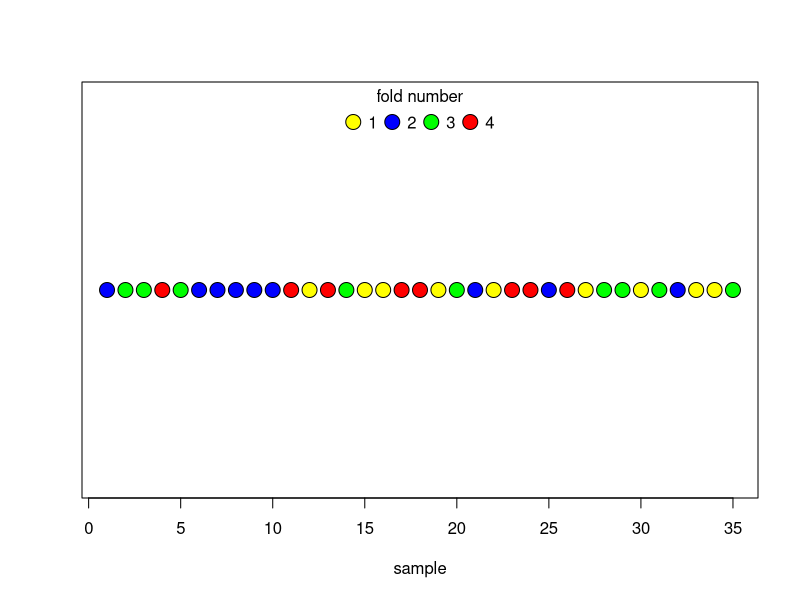
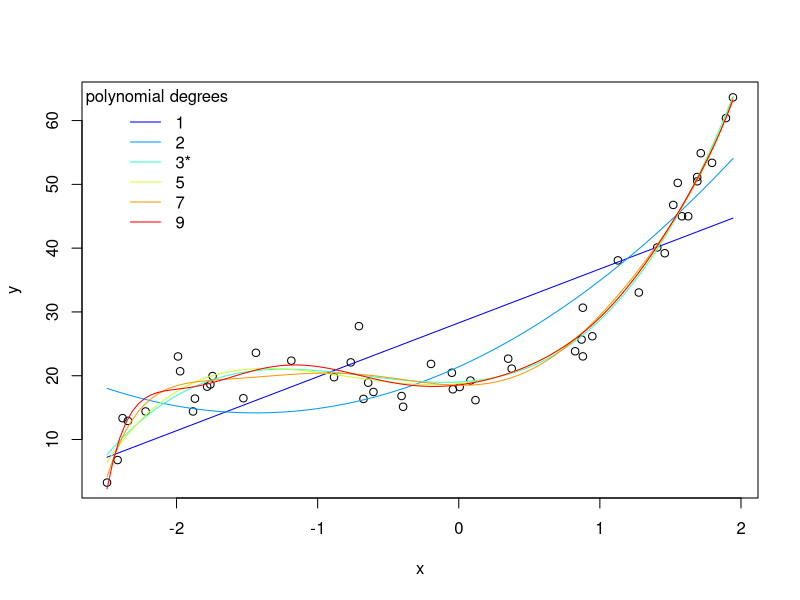
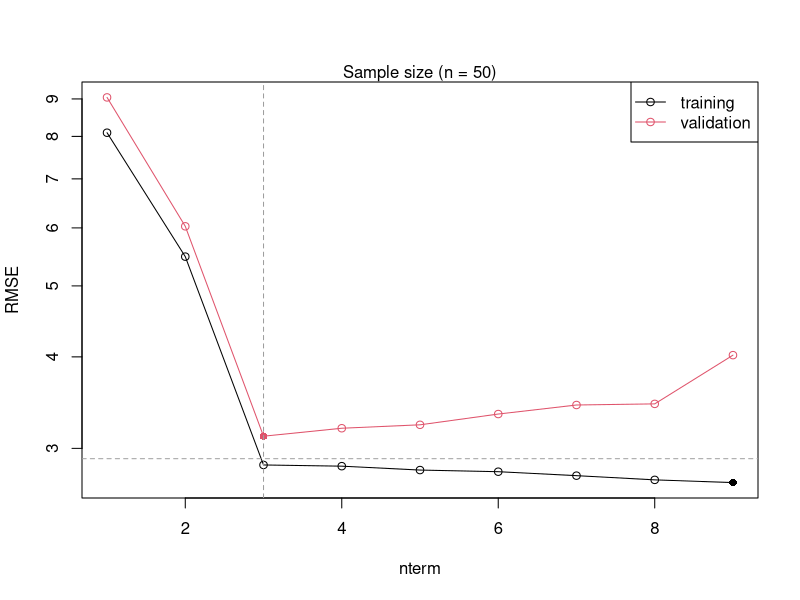
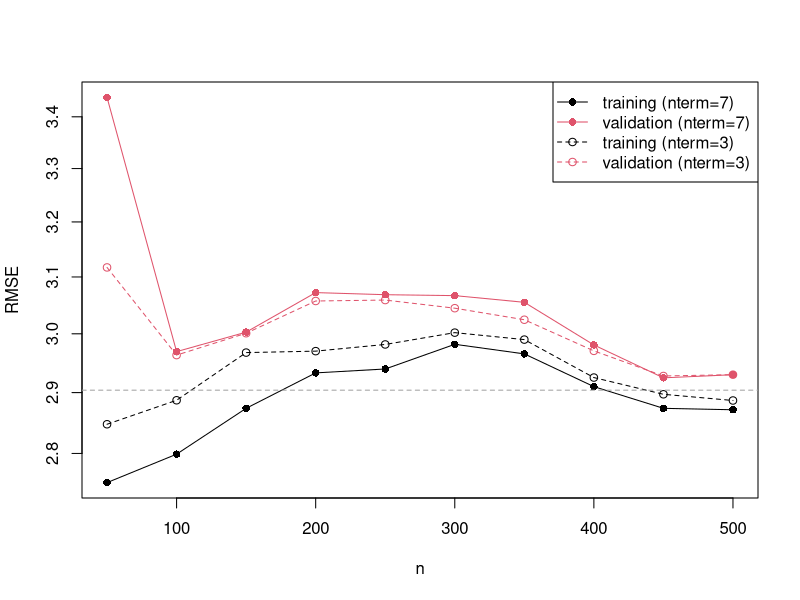
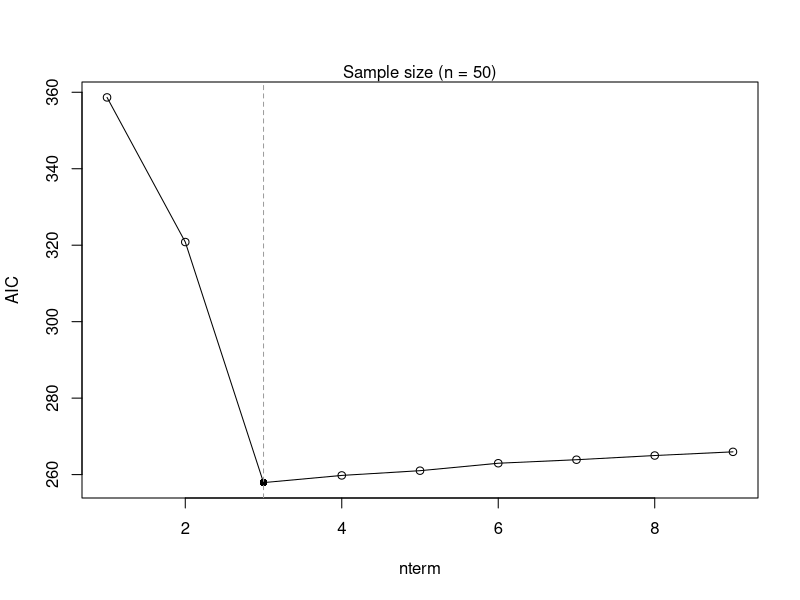

Generate these figures, in order, with R:
## ---- chunk 1
knitr::opts_chunk$set(
  echo = TRUE,
  fig.width=5, fig.height=4.5,
  fig.pos = "H"
)
## ---- chunk 2
# Determines k-fold partitions for a given number of samples
# n is the number of samples; k is the number of partitions
kfold <- function(n, k=NULL){
  if(is.null(k)){ k <- n} # if undefined, assume leave-one-out (LOO) CV
  res <- vector(mode="list", k)
  n.remain <- seq(n)
  for(i in seq(k)){
    samp <- sample(seq(length(n.remain)), ceiling(length(n.remain)/(k-i+1)))
    res[[i]] <- n.remain[samp]
    n.remain <- n.remain[-samp]
  }
  return(res)
}
## ---- chunk 3
# 5 samples, 4 folds
n <- 35; k <- 4
res <- kfold(n, k)
res # partition indices
unlist(lapply(res, length)) # number of samples in each partition
## ---- chunk 4

COL <- rep(NaN, n)
PAL <- c("yellow", "blue", "green", "red")
for(i in seq(res)){COL[res[[i]]] <- i}
plot(x=seq(n), y=rep(1,n), bg=PAL[COL], 
  pch=21, cex=2, yaxt="n", ylab="", xlab="sample")
legend("top", legend = seq(k), title = "fold number",
  pt.cex=2, pch=21, pt.bg = PAL, ncol=k, bty = "n")
## ---- chunk 5
set.seed(1111)
n <- 50
x <- sort(runif(n, -2.5, 2))
y <- 3*x^3 + 5*x^2 + 0.5*x + 20 # a 3 polynomial model
err <- rnorm(n, sd=3)
ye <- y + err
df <- data.frame(x, ye)
nterm <- c(1,2,3,5,7,9)

# Model fitting and visualization
plot(ye~x, df, ylab="y")
PAL <- colorRampPalette(c("blue", "cyan", "yellow", "red"))
COLS <- PAL(length(nterm))
for(i in seq(nterm)){
 fit <- lm(ye ~ poly(x, degree=nterm[i]), data=df)
 newdat <- data.frame(x=seq(min(df$x), max(df$x), length.out = 100))
 lines(newdat$x, predict(fit, newdat), col=COLS[i])
}
legend("topleft", legend=paste0(nterm, c("", "", "*", "", "", "")), 
  title="polynomial degrees", bty="n", col=COLS, lty=1)
## ---- chunk 6
fit <- lm(ye ~ poly(x, degree=9), data=df)
summary(fit)
## ---- chunk 7
set.seed(1111)
n <- seq(50, 500, 50) # number of data points
nterm <- seq(1,9,1) # polynomial complexity
perms <- 2 # permutations
k <- 4 # number of "folds" used in data partitioning
trials <- expand.grid(
  n=n, nterm=nterm, k=k, AIC=NaN, train.rmse=NaN,  valid.rmse=NaN)
dim(trials)

x <- sort(runif(max(trials$n), -2.5, 2))
y <- 3*x^3 + 5*x^2 + 0.5*x + 20 # a 3 polynomial model
err <- rnorm(max(trials$n), sd=3)
ye <- y + err
df <- data.frame(x, ye, train.err=NaN, valid.err=NaN)
dim(df)
## ---- chunk 8
# Loop through trials
for(i in seq(nrow(trials))){ # for each trial (variable sample size, polynomial degree)
  # subsample data
  set.seed(1)
  incl <- sample(nrow(df), trials$n[i])
  df.i <- df[incl,]

  # fit model to full data
  fit.i <- lm(ye ~ poly(x, degree=trials$nterm[i]), data=df.i)
  trials$AIC[i] <- AIC(fit.i) # record AIC

  # perform cross validation
  res <- vector("list", perms)
  for(j in seq(perms)){ # for each permutation j
    res[[j]] <- df.i
    ks <- kfold(n = trials$n[i], k = trials$k[i])
    for(k in seq(ks)){ # for each partition k
      train <- -ks[[k]]
      valid <- ks[[k]]
      fit.k <- update(fit.i, data=res[[j]][train,]) # efficient update of model
      # fit.k <- lm(ye ~ poly(x, degree=trials$nterm[i]), data=res[[j]][train,])
      res[[j]]$train.err[train] <- predict(fit.k) - res[[j]]$y[train]
      res[[j]]$valid.err[valid] <- predict(fit.k, newdata = res[[j]][valid,]) -
        res[[j]]$y[valid]
    }
  }
  res <- do.call("rbind", res)
  
  # record rmse of trial data
  trials$train.rmse[i] <- sqrt(mean(res$train.err^2))
  # record rmse of validation data
  trials$valid.rmse[i] <- sqrt(mean(res$valid.err^2)) 
  print(paste(i, "of", nrow(trials), "is completed"))
}
## ---- chunk 9
# n = 50
trials.sub <- subset(trials, n==50)
plot(train.rmse ~ nterm, trials.sub, log="y", t="o",
  pch=c(1,16)[(trials.sub$train.rmse == min(trials.sub$train.rmse))+1],
  ylim=range(trials.sub$train.rmse, trials.sub$valid.rmse), ylab="RMSE")
lines(valid.rmse ~ nterm, trials.sub, t="o", col=2,
  pch=c(1,16)[(trials.sub$valid.rmse == min(trials.sub$valid.rmse))+1])
legend("topright", legend=c("training", "validation"), col=1:2, lty=1, pch=1)
abline(h=sqrt(mean((err)^2)),lty=2, col=8)
abline(v=3, lty=2, col=8)
mtext("Sample size (n = 50)")
## ---- chunk 10
# Influence of sample size (actual error is approached from opposite directions 
# by training and validation sets)
# overfitting is largely remedied by sample size (i.e. n >= 150)
YLIM <- range(subset(trials, nterm %in% c(3,7))[,c("train.rmse", "valid.rmse")])
plot(train.rmse ~ n, trials, subset = (nterm==7), log="y", t="o", pch=16,
     ylim=YLIM, ylab="RMSE")
lines(valid.rmse ~ n, trials, subset = (nterm==7), t="o", col=2, pch=16)

lines(train.rmse ~ n, trials, subset = (nterm==3), t="o", col=1, lty=2)
lines(valid.rmse ~ n, trials, subset = (nterm==3), t="o", col=2, lty=2)

legend("topright",
  legend=c(
    "training (nterm=7)",
    "validation (nterm=7)",
    "training (nterm=3)",
    "validation (nterm=3)"
  ),
  col=c(1,2,1,2), lty=c(1,1,2,2), pch=c(16,16, 1,1)
)
abline(h=sqrt(mean((err)^2)),lty=2, col=8)
## ---- chunk 11
# AIC (correctly determines best model)
# n=50
trials.sub <- subset(trials, n==50)
plot(AIC ~ nterm, trials.sub, t="o", 
  pch=c(1,16)[(trials.sub$AIC == min(trials.sub$AIC))+1])
abline(v=3, lty=2, col=8)
mtext("Sample size (n = 50)")
